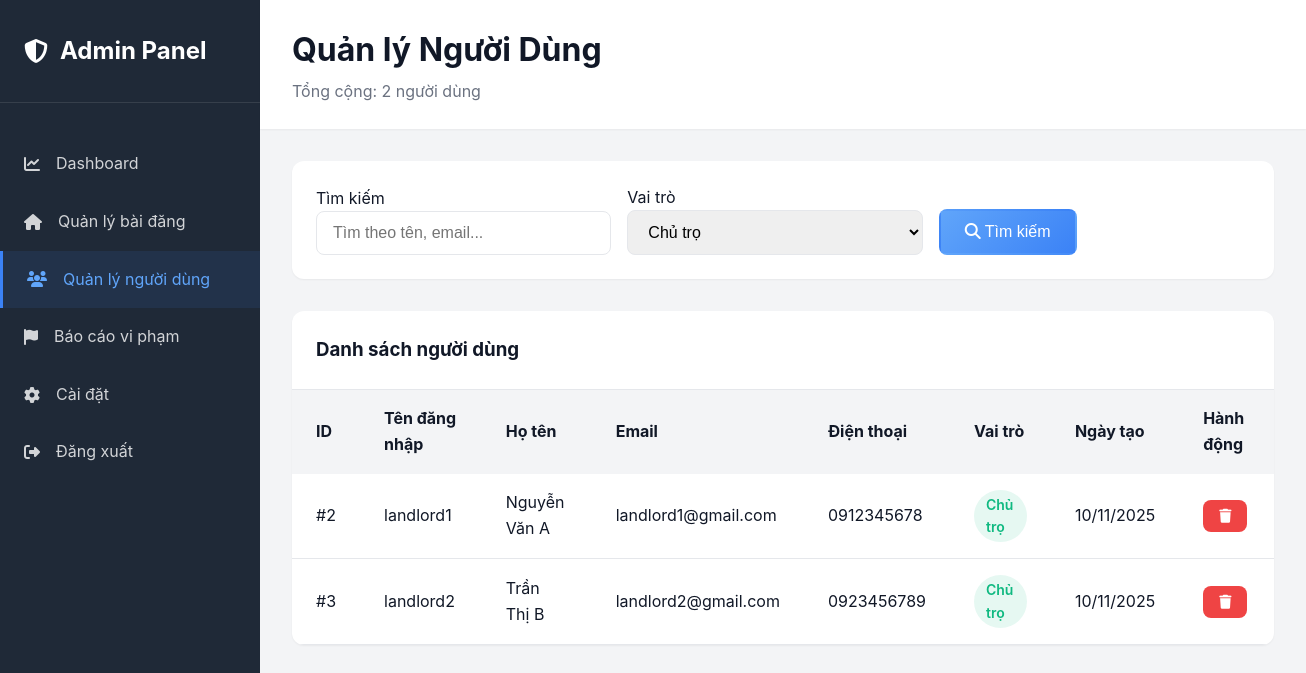
Page /Views/admin/users.php?role=landlord (signed in) on the committed database.
### tables this page shows
CREATE TABLE users (
    id INT AUTO_INCREMENT PRIMARY KEY,
    username VARCHAR(50) UNIQUE NOT NULL,
    email VARCHAR(100) UNIQUE NOT NULL,
    password VARCHAR(255) NOT NULL,
    full_name VARCHAR(100) NOT NULL,
    phone VARCHAR(20),
    avatar VARCHAR(255),
    bio TEXT,
    role ENUM('admin', 'landlord', 'tenant') NOT NULL DEFAULT 'tenant',
    status ENUM('active', 'inactive', 'banned') DEFAULT 'active',
    created_at TIMESTAMP DEFAULT CURRENT_TIMESTAMP,
    updated_at TIMESTAMP DEFAULT CURRENT_TIMESTAMP ON UPDATE CURRENT_TIMESTAMP,
    INDEX idx_role (role),
    INDEX idx_status (status),
    INDEX idx_email (email)
);

### config.php (called while the page is built, shortened)
<?php
function sanitize($data) {
    return trim($data);
}
?>

### Views/admin/users.php (the view, shortened to what this page needs)
<?php
require_once __DIR__ . '/../../config.php';
$conn = getDB();
$search = sanitize($_GET['search'] ?? '');
$role_filter = sanitize($_GET['role'] ?? '');
$page = isset($_GET['page']) ? max(1, (int)$_GET['page']) : 1;
$per_page = 10;
$users = [];
$total_users = 0;
try {
    $query = "SELECT id, username, full_name, email, phone, role, created_at
              FROM users
              WHERE 1=1";
    $params = [];
    if (!empty($role_filter)) {
        $query .= " AND role = ?";
        $params[] = $role_filter;
    }
    $count_query = str_replace("SELECT id, username, full_name, email, phone, role, created_at", "SELECT COUNT(*) as cnt", $query);
    $count_stmt = $conn->prepare($count_query);
    $count_stmt->execute($params);
    $count_result = $count_stmt->fetch(PDO::FETCH_ASSOC);
    $total_users = $count_result['cnt'] ?? 0;
    $query .= " ORDER BY created_at DESC LIMIT ? OFFSET ?";
    $params[] = $per_page;
    $params[] = ($page - 1) * $per_page;
    $stmt = $conn->prepare($query);
    $stmt->execute($params);
    $users = $stmt->fetchAll(PDO::FETCH_ASSOC);
} catch (PDOException $e) {
    error_log("Error: " . $e->getMessage());
}
?>
<!DOCTYPE html>
<html lang="vi">
<head>
    <link rel="stylesheet" href="../../assets/css/style.css">
    <link rel="stylesheet" href="https://cdnjs.cloudflare.com/ajax/libs/font-awesome/6.4.0/css/all.min.css">
</head>
<body>
    <div class="admin-layout">
        <aside class="admin-sidebar">
            <div class="admin-logo">
                <h2><i class="fas fa-shield-alt"></i> Admin Panel</h2>
            </div>
            <ul class="admin-menu">
                <li><a href="dashboard.php"><i class="fas fa-chart-line"></i> Dashboard</a></li>
                <li><a href="posts.php"><i class="fas fa-home"></i> Quản lý bài đăng</a></li>
                <li><a href="users.php" class="active"><i class="fas fa-users"></i> Quản lý người dùng</a></li>
                <li><a href="reports.php"><i class="fas fa-flag"></i> Báo cáo vi phạm</a></li>
                <li><a href="settings.php"><i class="fas fa-cog"></i> Cài đặt</a></li>
                <li><a href="../../Controllers/AuthController.php?action=logout"><i class="fas fa-sign-out-alt"></i> Đăng xuất</a></li>
            </ul>
        </aside>
        <main class="admin-main">
            <div class="admin-header">
                <div>
                    <h1>Quản lý Người Dùng</h1>
                    <p style="color: var(--text-secondary); margin-top: 0.25rem;">Tổng cộng: <?php echo $total_users; ?> người dùng</p>
                </div>
            </div>
            <div class="admin-content">
                <div class="filter-box">
                    <form method="GET" style="display: contents;">
                        <div>
                            <label>Tìm kiếm</label>
                            <input type="text" name="search" class="form-control" placeholder="Tìm theo tên, email..." value="<?php echo htmlspecialchars($search); ?>">
                        </div>
                        <div>
                            <label>Vai trò</label>
                            <select name="role" class="form-control">
                                <option value="landlord" <?php echo $role_filter === 'landlord' ? 'selected' : ''; ?>>Chủ trọ</option>
                            </select>
                        </div>
                        <div>
                            <button type="submit" class="btn btn-primary">
                                <i class="fas fa-search"></i> Tìm kiếm
                            </button>
                        </div>
                    </form>
                </div>
                <div class="data-table">
                    <div class="table-header">
                        <h3>Danh sách người dùng</h3>
                    </div>
                    <table>
                        <thead>
                            <tr>
                                <th>ID</th>
                                <th>Tên đăng nhập</th>
                                <th>Họ tên</th>
                                <th>Email</th>
                                <th>Điện thoại</th>
                                <th>Vai trò</th>
                                <th>Ngày tạo</th>
                                <th>Hành động</th>
                            </tr>
                        </thead>
                        <tbody>
                            <?php if (!empty($users)): ?>
                                <?php foreach ($users as $user): ?>
                                <tr>
                                    <td>#<?php echo htmlspecialchars($user['id']); ?></td>
                                    <td><?php echo htmlspecialchars($user['username']); ?></td>
                                    <td><?php echo htmlspecialchars($user['full_name']); ?></td>
                                    <td><?php echo htmlspecialchars($user['email']); ?></td>
                                    <td><?php echo htmlspecialchars($user['phone'] ?? 'N/A'); ?></td>
                                    <td>
                                        <span class="badge badge-<?php echo $user['role']; ?>">
                                            <?php
                                            $role_labels = [
                                                'tenant' => 'Người thuê',
                                                'landlord' => 'Chủ trọ',
                                                'admin' => 'Admin'
                                            ];
                                            echo $role_labels[$user['role']] ?? $user['role'];
                                            ?>
                                        </span>
                                    </td>
                                    <td><?php echo date('d/m/Y', strtotime($user['created_at'])); ?></td>
                                    <td>
                                        <?php if ($user['role'] !== 'admin'): ?>
                                        <form method="POST" style="display: inline;" onsubmit="return confirm('Xác nhận xóa người dùng này?');">
                                            <button type="submit" class="btn btn-sm btn-danger">
                                                <i class="fas fa-trash"></i>
                                            </button>
                                        </form>
                                        <?php endif; ?>
                                    </td>
                                </tr>
                                <?php endforeach; ?>
                            <?php endif; ?>
                        </tbody>
                    </table>
                </div>
            </div>
        </main>
    </div>
</body>
</html>

### assets/css/style.css (style rules this page uses)
:root { --primary-color: #3b82f6; --primary-dark: #2563eb; --primary-light: #60a5fa; --primary-lighter: #dbeafe; --primary-lightest: #eff6ff; --secondary-color: #8b5cf6; --success-color: #10b981; --danger-color: #ef4444; --warning-color: #f59e0b; --info-color: #06b6d4; --dark-color: #1f2937; --light-color: #f3f4f6; --border-color: #e5e7eb; --text-primary: #111827; --text-secondary: #6b7280; --shadow-sm: 0 1px 2px 0 rgb(0 0 0 / 0.05); --shadow-md: 0 4px 6px -1px rgb(0 0 0 / 0.1); --shadow-lg: 0 10px 15px -3px rgb(0 0 0 / 0.1); --radius-sm: 0.375rem; --radius-md: 0.5rem; --radius-lg: 0.75rem; }
* { margin: 0; padding: 0; box-sizing: border-box; }
body { font-family: 'Inter', -apple-system, BlinkMacSystemFont, 'Segoe UI', Roboto, 'Helvetica Neue', Arial, sans-serif; color: var(--text-primary); background-color: #ffffff; background: linear-gradient(180deg, #ffffff 0%, var(--primary-lightest) 100%); line-height: 1.6; overflow-x: hidden; margin: 0; padding: 0; }
a { text-decoration: none; color: inherit; transition: all 0.3s ease; }
.btn { display: inline-block; padding: 0.75rem 1.5rem; font-size: 1rem; font-weight: 500; text-align: center; border: none; border-radius: var(--radius-md); cursor: pointer; transition: all 0.3s ease; text-decoration: none; }
.btn-primary { background: linear-gradient(135deg, #60a5fa, #3b82f6); color: white; border: 2px solid transparent; }
.btn-danger { background-color: var(--danger-color); color: white; }
.btn-sm { padding: 0.5rem 1rem; font-size: 0.875rem; }
.form-control { width: 100%; padding: 0.75rem 1rem; font-size: 1rem; border: 1px solid var(--border-color); border-radius: var(--radius-md); transition: all 0.3s ease; }
select.form-control { cursor: pointer; }
.badge { display: inline-block; padding: 0.25rem 0.75rem; font-size: 0.875rem; font-weight: 500; border-radius: 9999px; }

### Views/admin/users.php (style rules this page uses)
.admin-layout { display: grid; grid-template-columns: 260px 1fr; min-height: 100vh; }
.admin-sidebar { background: #1f2937; color: white; padding: 2rem 0; }
.admin-logo { padding: 0 1.5rem 2rem; border-bottom: 1px solid rgba(255, 255, 255, 0.1); margin-bottom: 2rem; }
.admin-logo h2 { color: white; display: flex; align-items: center; gap: 0.75rem; }
.admin-menu { list-style: none; }
.admin-menu li a { display: flex; align-items: center; gap: 1rem; padding: 1rem 1.5rem; color: rgba(255, 255, 255, 0.8); transition: all 0.3s ease; }
.admin-menu li a:hover, .admin-menu li a.active { background: rgba(59, 130, 246, 0.1); color: #60a5fa; border-left: 3px solid #3b82f6; }
.admin-main { background: #f3f4f6; }
.admin-header { background: white; padding: 1.5rem 2rem; box-shadow: var(--shadow-sm); display: flex; justify-content: space-between; align-items: center; }
.admin-content { padding: 2rem; }
.filter-box { background: white; padding: 1.5rem; border-radius: var(--radius-lg); margin-bottom: 2rem; box-shadow: var(--shadow-sm); display: grid; grid-template-columns: 1fr 1fr 1fr auto; gap: 1rem; align-items: end; }
.data-table { background: white; border-radius: var(--radius-lg); box-shadow: var(--shadow-sm); overflow: hidden; }
.table-header { padding: 1.5rem; border-bottom: 1px solid var(--border-color); }
table { width: 100%; border-collapse: collapse; }
thead { background: var(--light-color); }
th, td { padding: 1rem 1.5rem; text-align: left; }
tbody tr { border-bottom: 1px solid var(--border-color); }
.badge { padding: 0.25rem 0.75rem; border-radius: 9999px; font-size: 0.875rem; font-weight: 600; }
.badge-landlord { background: rgba(16, 185, 129, 0.1); color: #10b981; }

### rows in the picture
users: id "2", username "landlord1", full_name "Nguyễn Văn A", email "landlord1@gmail.com", phone "0912345678", role "Chủ trọ", created_at "10/11/2025"
users: id "3", username "landlord2", full_name "Trần Thị B", email "landlord2@gmail.com", phone "0923456789", role "Chủ trọ", created_at "10/11/2025"

### other values in the picture
$total_users "2"
